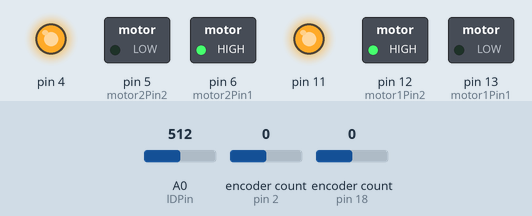
This sketch was run on a simulated Arduino Uno, built with avr-gcc and run on an emulated ATmega328P. Shown: switched loads named in the sketch (green lamp = pin HIGH), output pins drawn as LEDs (lit = HIGH). The test bench sets the inputs (shaded band); at power-on: A0 (lDPin) = 512, encoder count (sensors on pin 2, pin 18) 0.

Above: at 0.1 s.
Timing chart, 0 to 1.6 s (numbered marks = the images above):
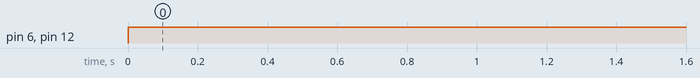

Measured:
- by itself, pin 6 (motor2Pin1), pin 12 (motor1Pin2): LOW → HIGH at 0.00 s

The sketch:

ObjectAvoidanceTest.ino
```cpp
#include <motorDriver.h>
#include <Encoder.h>

// Change these pin numbers to the pins connected to your encoder.
//   Best Performance: both pins have interrupt capability
//   Good Performance: only the first pin has interrupt capability
//   Low Performance:  neither pin has interrupt capability
Encoder knobLeft(18, 19);
Encoder knobRight(2, 3);
//Motor A
const int motor1Pin1  = 13;  // Pin 14 of L293
const int motor1Pin2  = 12;  // Pin 10 of L293
const int motor1Speed = 11;

//Motor B
const int motor2Pin1  = 6; // Pin  7 of L293
const int motor2Pin2  = 5;  // Pin  2 of L293
const int motor2Speed = 4;

const int MESpeedLeft = 255;
const int MESpeedRight = 255;

//Create a motor driver object thing
motorDriver m(motor1Pin1, motor1Pin2, motor1Speed, motor2Pin1, motor2Pin2, motor2Speed);


int lDPin = A0;
int rDPin = A1;

void setup() {
  // put your setup code here, to run once:
    Serial.begin(9600);
      //we are going to start with FULL SPEED AHEAD, so we want to max out each of the motors
  m.setRightMotorSpeed(255);
  m.setLeftMotorSpeed(255);

}

void loop() {
  // put your main code here, to run repeatedly:
  m.forward();
  if(readDistance(lDPin) < 20) {
    //Do something
  }

}
```

distanceSensor.ino
```cpp
/*
 * I need to figure out the encoders. It would be way simpler if I could tell the motors
 * to go a distance.  This can probably be done with the rotary encoder if it keeps track
 * of wheel rotations.  ODOMETRY HO
 *
 *
 */
#define PI 3.1415926535897932384626433832795


/*
 * I reck y'all should get a move on.  Me and my campadres are gonna be ridin' through town
 * soon and ya best be out of our way by then. (We are doing dead reckoning for some object avoidencs
 * stuff)
 */

//distance between wheels in meters
#define WHEEL_BASE .212
#define TICKS_PER_MM 21.561
//time between calculations in milliseconds
const int deltaT = 50;  //or 20 computations frames per second

float theta;
float X_pos;
float Y_pos;


int lsamp, rsamp, L_ticks, R_ticks, last_left, last_right;
float left_mm, right_mm, mm;

/*
 * This function is meant to be called to update the dead reckoning. Call
 * it at set intervals and when we arrive or leave from a destination
 * TODO MAYBE???? Make a yeeHawReset() function that rezeroes our position
 * so we can run it again without the previous accumulated error.
 */
void yeeHaw() {
  lsamp = knobLeft.read();
  rsamp = knobRight.read();

  L_ticks = lsamp - last_left;
  R_ticks = rsamp - last_right;

  last_left = lsamp;
  last_right = rsamp;

  left_mm = (float) L_ticks/TICKS_PER_MM;
  right_mm = (float) R_ticks/TICKS_PER_MM;

  mm = (left_mm + right_mm) / 2.0;

  theta += (left_mm - right_mm) / WHEEL_BASE;

  theta -= (float)((int)(theta/(2*PI)))*2*PI;

  Y_pos += mm * cos(theta);
  X_pos += mm * sin(theta);


}


const float Circumference = 219.91148;
const float Revolution = 4741.44;

void goDistance(long theDis) {
  //theDis is the input in millimeters

  //First we convert that into encoder ticks
  long target = theDis * Revolution / Circumference;
  //Second we reset the encoders (woops said this one twice)

  //Third stop the motors and add a small delay to stop the
  //encoder count
  m.allStop();
  delay(100);
  //Fourth we zero out the encoders with enc.write(0)
    knobLeft.write(0);
    knobRight.write(0);
  //Fifth we change the speed to whatever even motion is for
  //Our motor.
  m.setRightMotorSpeed(MESpeedRight);
  m.setLeftMotorSpeed(MESpeedLeft);
  long traveledTicks = 0;
  //Sixth we run object detection until we get find an object
  while(traveledTicks < target){
    if(readDistance(lDPin) < 20) {
    //Do something
    }else if(readDistance(rDPin) < 20) {
    //Do something
    }else {
      //just increment the travel ticks accordingly
      traveledTicks += (knobLeft.read() + knobRight.read())/2;
  }

  //When we find an object we start a partially recursive routine
  //to avoid the object
    //First we turn the robot in the direction of the of sensor
    //that did not pick up the object

    //Second we drive forward a distance ~15cm to go past the object
    //Double check this number some triangle math

    //Third we turn back (again with a triangle angle) to put
    //us back on the original path

    //Fourth we turn back the opposite direction of the first turn
    //in order to orientate ourselves back on the original path

    //Then we subtract the total amount of distance we need traveled
    //by the amount we did (base this on triangles too)
  }

}

float readDistance( int pin) {
    float readVal = analogRead(pin);
    float volts = readVal;
    volts = volts * 5 / 1024;

  //  float distance = 13 * pow(volts, -1)*2.54;

  //http://qqtrading.com.my/infrared-proximity-sensor-10-80cm-sharp-gp2y0a21yk0f
  //Conversion factor taken from link above.

    float distance = 4800/(readVal - 20);
    if(distance < 0 || distance > 80) {
      distance = 0;
    }
    return distance;
}
```
